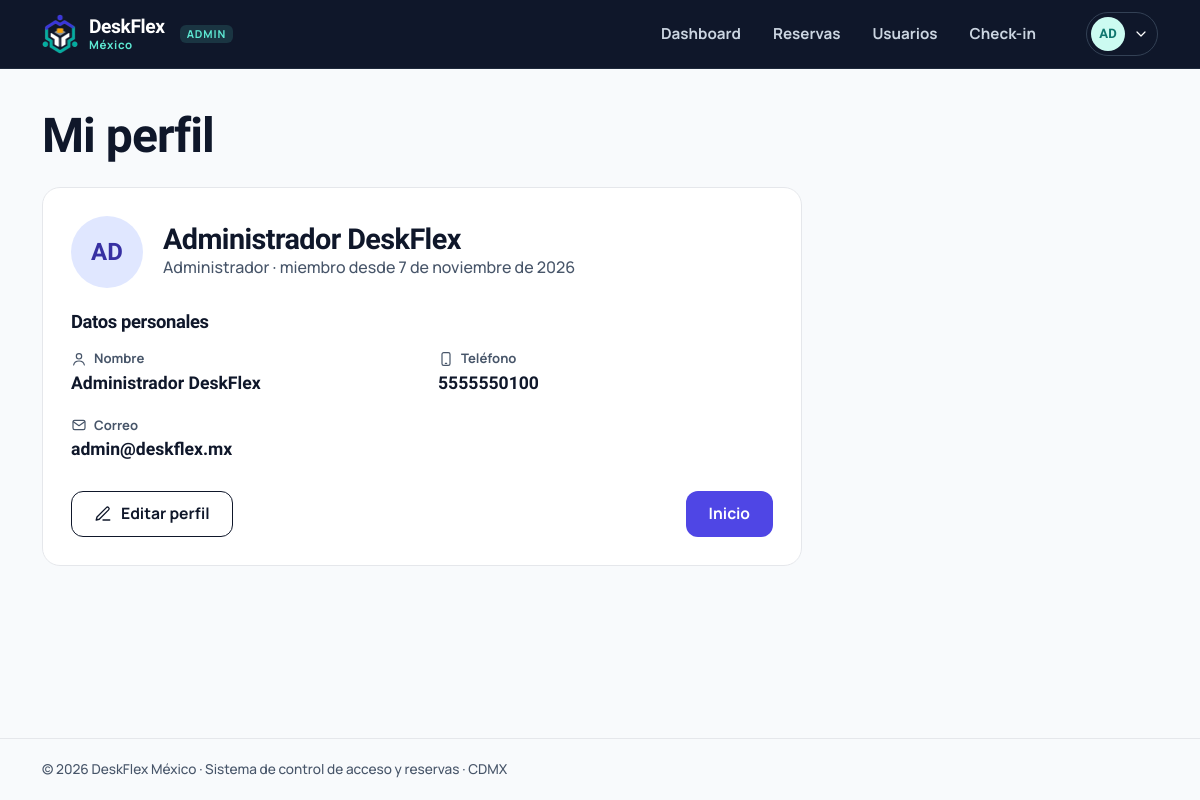
The app's page /perfil (signed in) with its own data.
### tables this page shows
CREATE TABLE usuarios (
    id            INTEGER PRIMARY KEY AUTOINCREMENT,
    nombre        TEXT    NOT NULL,
    correo        TEXT    NOT NULL UNIQUE,
    telefono      TEXT    NOT NULL,
    password_hash TEXT    NOT NULL,
    rol           TEXT    NOT NULL DEFAULT 'cliente' CHECK (rol IN ('cliente','admin')),
    activo        INTEGER NOT NULL DEFAULT 1,
    creado_en     TEXT    NOT NULL DEFAULT (datetime('now'))
);

### deskflex/views/client.py (the view)
@bp.route("/perfil")
@login_required
def perfil():
    return render_template("client/perfil.html")

### deskflex/db.py (called while the page is built)
def get_db() -> sqlite3.Connection:
    if "db" not in g:
        path = Path(current_app.config["DATABASE"])
        path.parent.mkdir(parents=True, exist_ok=True)
        conn = sqlite3.connect(path, isolation_level=None, timeout=10)
        conn.row_factory = sqlite3.Row
        conn.execute("PRAGMA foreign_keys = ON")
        g.db = conn
    return g.db

### deskflex/rules.py (called while the page is built)
def fmt_fecha(d: date | str, corta: bool = False) -> str:
    if isinstance(d, str):
        d = date.fromisoformat(d)
    if corta:
        return f"{d.day:02d}/{d.month:02d}/{d.year}"
    return f"{d.day} de {MESES[d.month - 1]} de {d.year}"

### deskflex/security.py (called while the page is built)
def csrf_token() -> str:
    if "_csrf" not in session:
        session["_csrf"] = secrets.token_urlsafe(24)
    return session["_csrf"]

def check_csrf():
    if request.method in ("POST", "PUT", "PATCH", "DELETE"):
        sent = request.form.get("csrf_token") or request.headers.get("X-CSRF-Token", "")
        esperado = session.get("_csrf", "")
        if not sent or not esperado or not hmac.compare_digest(sent, esperado):
            abort(400, "La sesión del formulario expiró. Recarga la página e inténtalo de nuevo.")

def load_user():
    g.user = None
    uid = session.get("uid")
    if uid:
        u = get_db().execute("SELECT * FROM usuarios WHERE id = ? AND activo = 1", (uid,)).fetchone()
        if u:
            g.user = u
        else:
            session.clear()

def login_required(view):
    @wraps(view)
    def wrapped(*a, **kw):
        if g.user is None:
            flash("Inicia sesión para continuar.", "info")
            return redirect(url_for("auth.login", next=request.full_path.rstrip("?")))
        return view(*a, **kw)
    return wrapped

### deskflex/templates/client/perfil.html (shortened to what this page needs)
{% extends "base.html" %}
{% from "_icons.html" import icon %}
{% block content %}
<div class="page-head"><h1>Mi perfil</h1></div>
<section class="card" style="max-width:760px">
  <div class="profile-head">
    <span class="avatar avatar--lg">{{ user.nombre|iniciales }}</span>
    <div><h2>{{ user.nombre }}</h2><p class="muted">{{ 'Administrador' if user.rol == 'admin' else 'Cliente DeskFlex' }} · miembro desde {{ user.creado_en[:10]|fecha }}</p></div>
  </div>
  <h3 style="margin-bottom:16px">Datos personales</h3>
  <dl class="data-grid">
    <div><dt>{{ icon('user', 16) }} Nombre</dt><dd>{{ user.nombre }}</dd></div>
    <div><dt>{{ icon('phone', 16) }} Teléfono</dt><dd>{{ user.telefono }}</dd></div>
    <div><dt>{{ icon('mail', 16) }} Correo</dt><dd>{{ user.correo }}</dd></div>
  </dl>
  <div style="display:flex;justify-content:space-between;gap:12px;flex-wrap:wrap;margin-top:32px">
    <a class="btn btn--outline" href="{{ url_for('client.perfil_editar') }}">{{ icon('edit', 18) }} Editar perfil</a>
    <a class="btn btn--primary" href="{{ url_for('auth.raiz') }}">Inicio</a>
  </div>
</section>
{% endblock %}

### deskflex/templates/base.html (shortened to what this page needs)
{% from "_icons.html" import icon %}
<!doctype html>
<html lang="es-MX">
<head>
  <link rel="stylesheet" href="{{ url_for('static', filename='css/deskflex.css') }}">
</head>
{% set es_admin = user and user.rol == 'admin' %}
<body class="{% if user %}has-tabbar{% endif %}" data-endpoint="{{ endpoint }}">
{% block shell %}
{% if es_admin %}
  {% set links = [('admin.dashboard','Dashboard','dashboard',['admin.dashboard']),
                  ('admin.reservas','Reservas','list',['admin.reservas']),
                  ('admin.usuarios','Usuarios','users',['admin.usuarios']),
                  ('admin.checkin','Check-in','scan',['admin.checkin'])] %}
{% else %}
  {% set links = [('client.inicio','Inicio','home',['client.inicio']),
                  ('client.reservar','Reservar','map',['client.reservar','client.pago']),
                  ('client.mis_reservas','Mis reservas','qr',['client.mis_reservas','client.reserva','client.invitacion','client.ticket_html'])] %}
{% endif %}
<header class="topbar{% if es_admin %} topbar--admin{% endif %}">
  <div class="wrap">
    <a class="brand" href="{{ url_for('auth.raiz') }}" aria-label="DeskFlex México, inicio">
      <img src="{{ url_for('static', filename='img/logo-mark-light.png' if es_admin else 'img/logo-mark.png') }}" alt="" width="36" height="39">
      <span><b>DeskFlex</b><small>México</small></span>
      {% if es_admin %}<span class="role-tag">ADMIN</span>{% endif %}
    </a>
    <nav class="nav" aria-label="Principal">
      {% for ep, label, ic, activos in links %}
        <a href="{{ url_for(ep) }}" {% if endpoint in activos %}aria-current="page"{% endif %}>{{ label }}</a>
      {% endfor %}
    </nav>
    <details class="userbtn">
      <summary aria-label="Menú de usuario">
        <span class="avatar">{{ user.nombre|iniciales }}</span>{{ icon('chev-d', 16) }}
      </summary>
    </details>
  </div>
</header>
<main id="contenido" class="wrap">
  {% block content %}{% endblock %}
</main>
<footer class="footer"><div class="wrap">© 2026 DeskFlex México · Sistema de control de acceso y reservas · CDMX</div></footer>
{% endblock %}
</body>
</html>

### records on screen
usuarios: nombre|iniciales "AD", nombre "Administrador DeskFlex", rol "Administrador", creado_en "7 de noviembre de 2026", telefono "5555550100", correo "admin@deskflex.mx"

### other values on screen
{{ label }} "Dashboard" "Reservas" "Usuarios" "Check-in"
